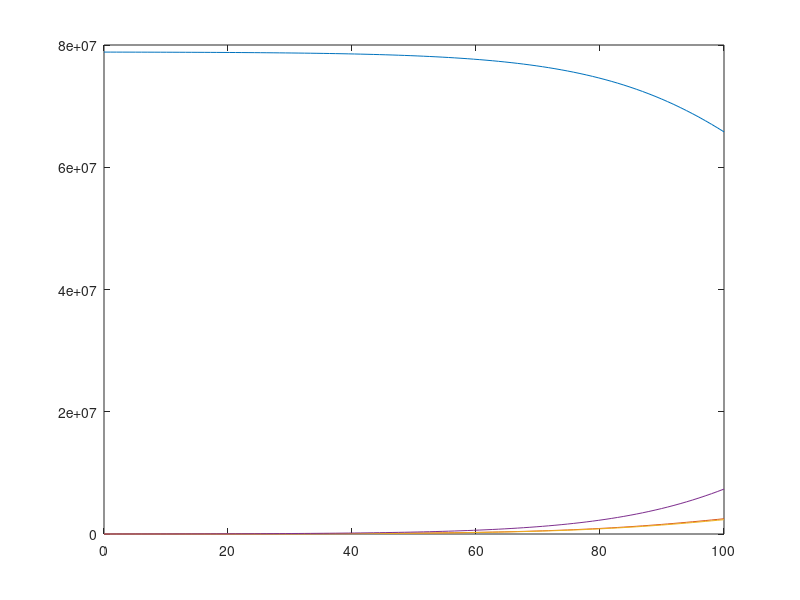

Write MATLAB code to recreate this figure.
% This file works with OCTAVE and is automatically generated with 
% the System Biology Format Converter (http://sbfc.sourceforge.net/)
% from an SBML file.
% To run this file with Matlab you must edit the comments providing
% the definition of the ode solver and the signature for the 
% xdot function.
%
% The conversion system has the following limitations:
%  - You may have to re order some reactions and Assignment Rules definition
%  - Delays are not taken into account
%  - You should change the lsode parameters (start, end, steps) to get better results
%

%
% Model name = Ghanbari2020 - forecasting the second wave of COVID-19 in Iran
%
%


function main()
%Initial conditions vector
	x0=zeros(4,1);
	x0(1) = 7.8841214132441E7;
	x0(2) = 5060.4;
	x0(3) = 4487.6;
	x0(4) = 4590.0;


% Depending on whether you are using Octave or Matlab,
% you should comment / uncomment one of the following blocks.
% This should also be done for the definition of the function f below.
% Start Matlab code
%	tspan=[0:0.01:100];
%	opts = odeset('AbsTol',1e-3);
%	[t,x]=ode23tb(@f,tspan,x0,opts);
% End Matlab code

% Start Octave code
	t=linspace(0,100,100);
	x=lsode('f',x0,t);
% End Octave code


	plot(t,x);
end



% Depending on whether you are using Octave or Matlab,
% you should comment / uncomment one of the following blocks.
% This should also be done for the definition of the function f below.
% Start Matlab code
%function xdot=f(t,x)
% End Matlab code

% Start Octave code
function xdot=f(x,t)
% End Octave code

% Compartment: id = Iran, name = Iran, constant
	compartment_Iran=1.0;
% Parameter:   id =  alpha, name = alpha
	global_par_alpha=0.55;
% Parameter:   id =  gamma_1, name = gamma_1
	global_par_gamma_1=0.1;
% Parameter:   id =  gamma_2, name = gamma_2
	global_par_gamma_2=0.061;
% Parameter:   id =  tau, name = tau
	global_par_tau=2.0E-9;
% Parameter:   id =  mu, name = mu
	global_par_mu=0.02;
% Parameter:   id =  Lockdown_start, name = Lockdown_start
	global_par_Lockdown_start=19.0;
% Parameter:   id =  Lockdown_end, name = Lockdown_end
	global_par_Lockdown_end=33.0;

% Reaction: id = Susceptible_to_Infected_I1, name = Susceptible_to_Infected_I1
	reaction_Susceptible_to_Infected_I1=compartment_Iran*Rate_Law_for_reaction(global_par_tau, x(1), global_par_alpha, x(2), x(3));

% Reaction: id = Susceptible_to_Infected_I2, name = Susceptible_to_Infected_I2
	reaction_Susceptible_to_Infected_I2=compartment_Iran*Rate_Law_for_reaction_1(global_par_alpha, global_par_tau, x(1), x(2), x(3));

% Reaction: id = Infected_I1_to_Recovered, name = Infected_I1_to_Recovered
	reaction_Infected_I1_to_Recovered=compartment_Iran*global_par_gamma_1*x(2);

% Reaction: id = Infected_I2_to_Recovered, name = Infected_I2_to_Recovered
	reaction_Infected_I2_to_Recovered=compartment_Iran*global_par_gamma_2*x(3);

% Reaction: id = Infected_I2_to_Deceased, name = Infected_I2_to_Deceased
	reaction_Infected_I2_to_Deceased=compartment_Iran*global_par_mu*x(3);

%Event: id=Lockdown
	event_Lockdown=(global_par_Lockdown_start < time) && (time < global_par_Lockdown_end);

	if(event_Lockdown) 
		global_par_tau=2E-9*exp((-global_par_alpha)*time);
	end

%Event: id=After_Lockdown
	event_After_Lockdown=time > global_par_Lockdown_end;

	if(event_After_Lockdown) 
		global_par_tau=1.47E-9;
	end

	xdot=zeros(4,1);
	
% Species:   id = Susceptible, name = Susceptible, affected by kineticLaw
	xdot(1) = (1/(compartment_Iran))*((-1.0 * reaction_Susceptible_to_Infected_I1) + (-1.0 * reaction_Susceptible_to_Infected_I2));
	
% Species:   id = Infected_strong_immune_system, name = Infected_strong_immune_system, affected by kineticLaw
	xdot(2) = (1/(compartment_Iran))*(( 1.0 * reaction_Susceptible_to_Infected_I1) + (-1.0 * reaction_Infected_I1_to_Recovered));
	
% Species:   id = Infected_weak_immune_system, name = Infected_weak_immune_system, affected by kineticLaw
	xdot(3) = (1/(compartment_Iran))*(( 1.0 * reaction_Susceptible_to_Infected_I2) + (-1.0 * reaction_Infected_I2_to_Recovered) + (-1.0 * reaction_Infected_I2_to_Deceased));
	
% Species:   id = Recovered, name = Recovered, affected by kineticLaw
	xdot(4) = (1/(compartment_Iran))*(( 1.0 * reaction_Infected_I1_to_Recovered) + ( 1.0 * reaction_Infected_I2_to_Recovered));
end

function z=Rate_Law_for_reaction(tau,S,alpha,I1,I2), z=(tau*S*alpha*(I1+I2));end

function z=Rate_Law_for_reaction_1(alpha,tau,S,I1,I2), z=((1-alpha)*tau*S*(I1+I2));end

% adding few functions representing operators used in SBML but not present directly 
% in either matlab or octave. 
function z=pow(x,y),z=x^y;end
function z=root(x,y),z=y^(1/x);end
function z = piecewise(varargin)
	numArgs = nargin;
	result = 0;
	foundResult = 0;
	for k=1:2: numArgs-1
		if varargin{k+1} == 1
			result = varargin{k};
			foundResult = 1;
			break;
		end
	end
	if foundResult == 0
		result = varargin{numArgs};
	end
	z = result;
end
